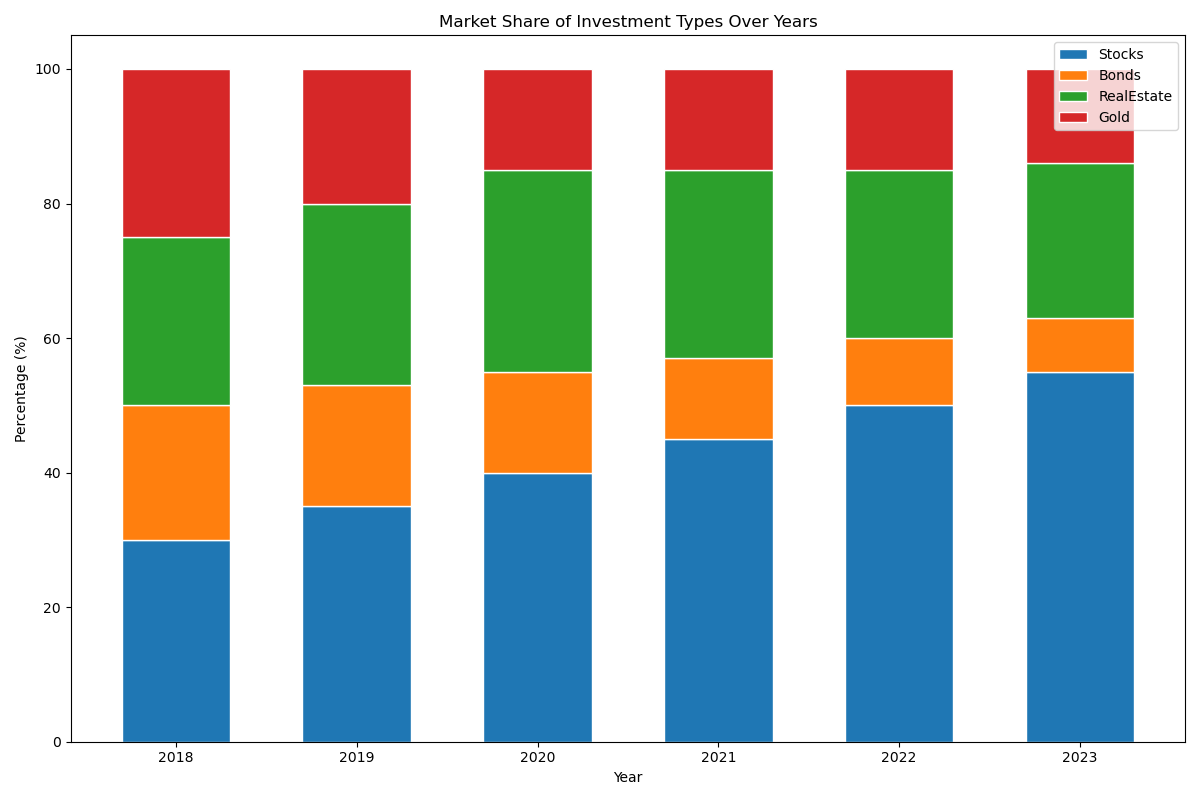

The script that drew this image:

import seaborn as sns
import matplotlib.pyplot as plt
import pandas as pd

data = {
    'Year': [2018, 2019, 2020, 2021, 2022, 2023],
    'Stocks': [30, 35, 40, 45, 50, 55],
    'Bonds': [20, 18, 15, 12, 10, 8],
    'RealEstate': [25, 27, 30, 28, 25, 23],
    'Gold': [25, 20, 15, 15, 15, 14]
}
df = pd.DataFrame(data)

df_pct = df.set_index('Year').apply(lambda x: x / x.sum() * 100, axis=1).reset_index()

fig, ax = plt.subplots(figsize=(12, 8))

colors = ['#1f77b4', '#ff7f0e', '#2ca02c', '#d62728']

bottom = pd.Series([0] * len(df_pct))
for i, col in enumerate(df.columns[1:]):
    ax.bar(
        df_pct['Year'],
        df_pct[col],
        bottom=bottom,
        color=colors[i],
        edgecolor='white',
        width=0.6
    )
    bottom += df_pct[col]

ax.set_xlabel('Year')
ax.set_ylabel('Percentage (%)')
plt.title('Market Share of Investment Types Over Years')

ax.set_xticks(df_pct['Year'])
ax.set_xticklabels(df_pct['Year'], rotation=0)
ax.legend(df.columns[1:], loc='upper right')

plt.tight_layout()
plt.show()
